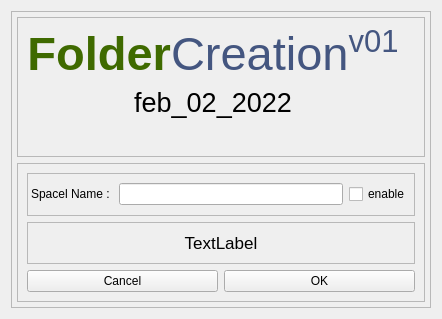
<?xml version="1.0" encoding="UTF-8"?>
<ui version="4.0">
 <class>Form</class>
 <widget class="QWidget" name="Form">
  <property name="geometry">
   <rect>
    <x>0</x>
    <y>0</y>
    <width>442</width>
    <height>319</height>
   </rect>
  </property>
  <property name="windowTitle">
   <string>FolderCreation</string>
  </property>
  <layout class="QGridLayout" name="gridLayout_2">
   <item row="0" column="0">
    <layout class="QGridLayout" name="gridLayout">
     <item row="0" column="0">
      <widget class="QFrame" name="frame">
       <property name="frameShape">
        <enum>QFrame::StyledPanel</enum>
       </property>
       <property name="frameShadow">
        <enum>QFrame::Raised</enum>
       </property>
       <layout class="QGridLayout" name="gridLayout_3">
        <property name="leftMargin">
         <number>5</number>
        </property>
        <property name="topMargin">
         <number>5</number>
        </property>
        <property name="rightMargin">
         <number>5</number>
        </property>
        <property name="bottomMargin">
         <number>5</number>
        </property>
        <item row="1" column="0">
         <widget class="QFrame" name="frame_2">
          <property name="frameShape">
           <enum>QFrame::StyledPanel</enum>
          </property>
          <property name="frameShadow">
           <enum>QFrame::Raised</enum>
          </property>
          <layout class="QVBoxLayout" name="verticalLayout_2">
           <item>
            <widget class="QFrame" name="frame_3">
             <property name="frameShape">
              <enum>QFrame::StyledPanel</enum>
             </property>
             <property name="frameShadow">
              <enum>QFrame::Raised</enum>
             </property>
             <layout class="QGridLayout" name="gridLayout_4">
              <property name="leftMargin">
               <number>3</number>
              </property>
              <property name="topMargin">
               <number>3</number>
              </property>
              <property name="rightMargin">
               <number>3</number>
              </property>
              <property name="bottomMargin">
               <number>3</number>
              </property>
              <item row="0" column="0">
               <layout class="QHBoxLayout" name="Special__Name">
                <item>
                 <widget class="QLabel" name="label">
                  <property name="text">
                   <string>Spacel Name : </string>
                  </property>
                  <property name="buddy">
                   <cstring>lineEdit</cstring>
                  </property>
                 </widget>
                </item>
                <item>
                 <widget class="QLineEdit" name="lineEdit"/>
                </item>
                <item>
                 <widget class="QCheckBox" name="checkBox_special_name">
                  <property name="text">
                   <string>enable</string>
                  </property>
                 </widget>
                </item>
               </layout>
              </item>
             </layout>
            </widget>
           </item>
           <item>
            <widget class="QFrame" name="frame_4">
             <property name="frameShape">
              <enum>QFrame::StyledPanel</enum>
             </property>
             <property name="frameShadow">
              <enum>QFrame::Raised</enum>
             </property>
             <layout class="QVBoxLayout" name="verticalLayout_3">
              <property name="leftMargin">
               <number>0</number>
              </property>
              <property name="topMargin">
               <number>0</number>
              </property>
              <property name="rightMargin">
               <number>0</number>
              </property>
              <property name="bottomMargin">
               <number>0</number>
              </property>
              <item>
               <widget class="QLabel" name="final_Name_print">
                <property name="font">
                 <font>
                  <pointsize>13</pointsize>
                 </font>
                </property>
                <property name="text">
                 <string>TextLabel</string>
                </property>
                <property name="alignment">
                 <set>Qt::AlignCenter</set>
                </property>
                <property name="wordWrap">
                 <bool>true</bool>
                </property>
               </widget>
              </item>
             </layout>
            </widget>
           </item>
           <item>
            <layout class="QHBoxLayout" name="horizontalLayout">
             <item>
              <widget class="QPushButton" name="cancel">
               <property name="text">
                <string>Cancel</string>
               </property>
              </widget>
             </item>
             <item>
              <widget class="QPushButton" name="ok">
               <property name="text">
                <string>OK</string>
               </property>
              </widget>
             </item>
            </layout>
           </item>
          </layout>
         </widget>
        </item>
        <item row="0" column="0">
         <widget class="QFrame" name="frame_5">
          <property name="frameShape">
           <enum>QFrame::StyledPanel</enum>
          </property>
          <property name="frameShadow">
           <enum>QFrame::Raised</enum>
          </property>
          <layout class="QFormLayout" name="formLayout">
           <item row="0" column="0">
            <layout class="QVBoxLayout" name="verticalLayout">
             <item>
              <widget class="QLabel" name="Main_Lable">
               <property name="font">
                <font>
                 <pointsize>35</pointsize>
                </font>
               </property>
               <property name="text">
                <string>&lt;p&gt;&lt;span style=&quot; font-weight:600; color:#3f6a00;&quot;&gt;Folder&lt;/span&gt;&lt;span style=&quot; color:#445680;&quot;&gt;Creation&lt;/span&gt;&lt;span style=&quot; color:#445680; vertical-align:super;&quot;&gt;v01&lt;/span&gt;&lt;/p&gt;</string>
               </property>
               <property name="alignment">
                <set>Qt::AlignCenter</set>
               </property>
              </widget>
             </item>
             <item>
              <widget class="QLabel" name="date_print">
               <property name="font">
                <font>
                 <pointsize>20</pointsize>
                </font>
               </property>
               <property name="text">
                <string>feb_02_2022</string>
               </property>
               <property name="alignment">
                <set>Qt::AlignCenter</set>
               </property>
              </widget>
             </item>
            </layout>
           </item>
          </layout>
         </widget>
        </item>
       </layout>
      </widget>
     </item>
    </layout>
   </item>
  </layout>
 </widget>
 <tabstops>
  <tabstop>lineEdit</tabstop>
  <tabstop>checkBox_special_name</tabstop>
  <tabstop>ok</tabstop>
  <tabstop>cancel</tabstop>
 </tabstops>
 <resources/>
 <connections>
  <connection>
   <sender>cancel</sender>
   <signal>released()</signal>
   <receiver>Form</receiver>
   <slot>close()</slot>
   <hints>
    <hint type="sourcelabel">
     <x>87</x>
     <y>243</y>
    </hint>
    <hint type="destinationlabel">
     <x>17</x>
     <y>285</y>
    </hint>
   </hints>
  </connection>
 </connections>
</ui>
